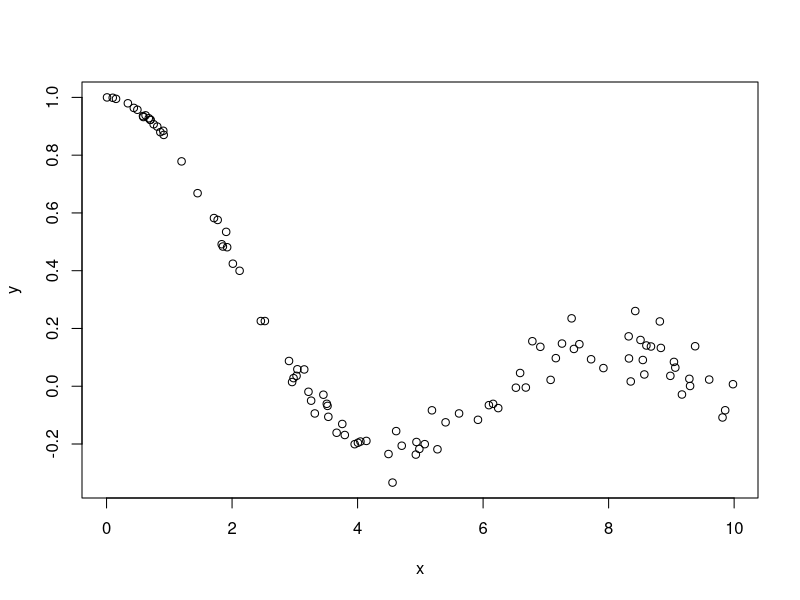

The R source for this figure:
setwd("~/git/tyche/gp_hetsked")

rm(list = ls())

N = 100

x.range = c(0, 10)
x = runif(N, x.range[1], x.range[2])

f = function(x) sin(x) / x
f.sd = function(x) 0.01 * x
  
y = sapply(x, f) + rnorm(N, sd = sapply(x, f.sd))

plot(y ~ x)

save(x, y, N, file = "data.RData")
